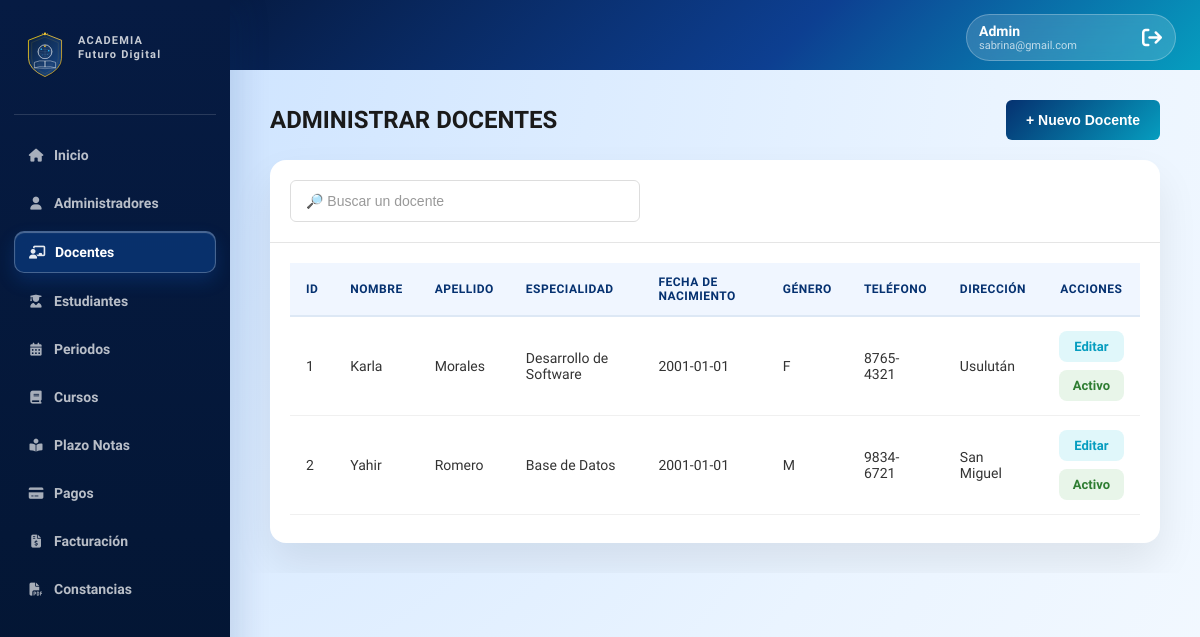
Page /admin-docentes.php (signed in) on the earlier database version.
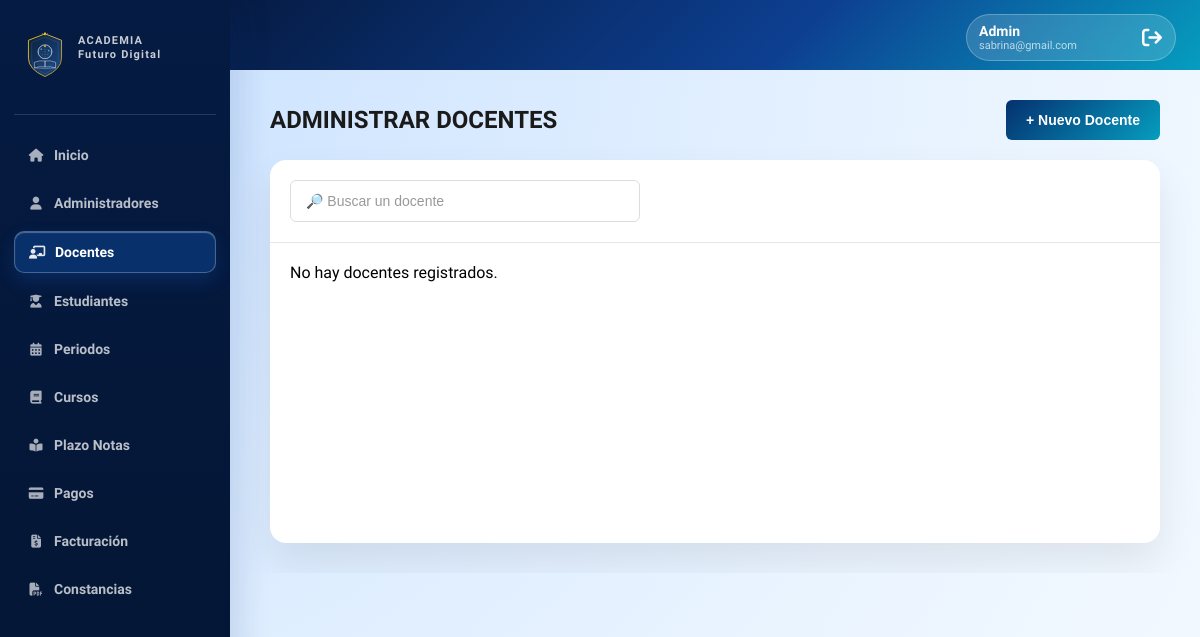
Same page on the later database version.
### tables this page shows
CREATE TABLE `docentes` (
  `id` int PRIMARY KEY NOT NULL AUTO_INCREMENT,
  `usuario_id` int NOT NULL,
  `especialidad` varchar(100) DEFAULT NULL,
  `fecha_nacimiento` date DEFAULT NULL,
  `genero` char(1) DEFAULT NULL,
  `salario` decimal(10,2) DEFAULT NULL,
  `telefono` varchar(20) DEFAULT NULL,
  `direccion` varchar(200) DEFAULT NULL,
  UNIQUE KEY `usuario_id` (`usuario_id`),
  CONSTRAINT `fk_docentes_1` FOREIGN KEY (`usuario_id`) REFERENCES `usuarios` (`id`)
);

CREATE TABLE `usuarios` (
  `id` int PRIMARY KEY NOT NULL AUTO_INCREMENT,
  `nombre` varchar(100) NOT NULL,
  `apellido` varchar(100) NOT NULL,
  `correo` varchar(120) NOT NULL,
  `password_hash` varchar(255) NOT NULL,
  `estado` tinyint(1) DEFAULT '1',
  `rol_id` int NOT NULL,
  UNIQUE KEY `correo` (`correo`),
  KEY `rol_id` (`rol_id`),
  CONSTRAINT `fk_usuarios_1` FOREIGN KEY (`rol_id`) REFERENCES `roles` (`id`)
);

### mostrar-tabla-docentes.php (the view)
<?php
include('includes/conexion.php');
$sql = "SELECT
    u.id AS usuario_id,
    d.id AS docente_id,
    u.nombre,
    u.apellido,
    u.correo,
    u.password_hash,
    u.estado,
    d.especialidad,
    d.fecha_nacimiento,
    d.genero,
    d.salario,
    d.telefono,
    d.direccion
    FROM docentes d
    INNER JOIN usuarios u ON d.usuario_id = u.id
    WHERE u.rol_id = 3";
$resultado = mysqli_query($conexion, $sql);
if (mysqli_num_rows($resultado) > 0 ){
?>
    <table class="data-table mobile-cards">
        <thead>
            <tr>
                <th>ID</th>
                <th>Nombre</th>
                <th>Apellido</th>
                <th>Especialidad</th>
                <th>Fecha de Nacimiento</th>
                <th>Género</th>
                <th>Teléfono</th>
                <th>Dirección</th>
                <th>Acciones</th>
            </tr>
        </thead>
        <tbody>
            <?php while($fila = mysqli_fetch_assoc($resultado)){ ?>
            <tr data-id="<?php echo $fila['usuario_id']; ?>">
                <td data-label="ID"><?php echo $fila['docente_id']; ?></td>
                <td data-label="Nombre"><?php echo htmlspecialchars($fila['nombre']); ?></td>
                <td data-label="Apellido"><?php echo htmlspecialchars($fila['apellido']); ?></td>
                <td data-label="Especialidad"><?php echo htmlspecialchars($fila['especialidad']); ?></td>
                <td data-label="Fecha Nac."><?php echo htmlspecialchars($fila['fecha_nacimiento']); ?></td>
                <td data-label="Género"><?php echo htmlspecialchars($fila['genero']); ?></td>
                <td data-label="Teléfono"><?php echo htmlspecialchars($fila['telefono']); ?></td>
                <td data-label="Dirección"><?php echo htmlspecialchars($fila['direccion']); ?></td>
                <td data-label="Acciones" class="acciones-cell">
                    <div class="acciones-texto">
                        <a
                            href="#"
                            class="link-accion abrir-modal-docente"
                            data-docente_id="<?php echo $fila['docente_id']; ?>"
                            data-usuario_id="<?php echo $fila['usuario_id']; ?>"
                            data-nombre="<?php echo htmlspecialchars($fila['nombre']); ?>"
                            data-apellido="<?php echo htmlspecialchars($fila['apellido']); ?>"
                            data-especialidad="<?php echo htmlspecialchars($fila['especialidad']); ?>"
                            data-fecha_nacimiento="<?php echo htmlspecialchars($fila['fecha_nacimiento']); ?>"
                            data-genero="<?php echo htmlspecialchars($fila['genero']); ?>"
                            data-salario="<?php echo htmlspecialchars($fila['salario']); ?>"
                            data-telefono="<?php echo htmlspecialchars($fila['telefono']); ?>"
                            data-direccion="<?php echo htmlspecialchars($fila['direccion']); ?>"
                            data-correo="<?php echo htmlspecialchars($fila['correo']); ?>"
                            data-password_hash="<?php echo htmlspecialchars($fila['password_hash']); ?>"
                            data-estado="<?php echo htmlspecialchars($fila['estado']); ?>"
                            onclick="return false;"
                        >
                            Editar
                        </a>
                        <a
                            href="#"
                             class="link-accion btn-toggle-estado <?php echo ($fila['estado'] == 'Activo' || $fila['estado'] == 1) ? 'estado-activo' : 'estado-inactivo'; ?>"
                             data-usuario_id="<?php echo $fila['usuario_id']; ?>"
                        >
                            <?php echo ($fila['estado'] == 'Activo' || $fila['estado'] == 1) ? 'Activo' : 'Inactivo'; ?>
                        </a>
                    </div>
                </td>
            </tr>
            <?php } ?>
        </tbody>
    </table>
<?php
} else {
    echo '<div class="mensaje-vacio">No hay docentes registrados.</div>';
}
?>

### admin-docentes.php (shortened to what this page needs)
<!DOCTYPE html>
<html lang="es">
<head>
    <link rel="stylesheet" href="https://cdnjs.cloudflare.com/ajax/libs/font-awesome/6.4.0/css/all.min.css">
    <link rel="stylesheet" href="css/stylesAdmin.css">
</head>
<body class="raleway-all">
    <header class="header">
        <nav class="nav">
            <a href="./admin-inicio.php" class="btn-nav">Inicio</a>
            <a href="./admin-admins.php" class="btn-nav">Administradores</a>
            <a href="./admin-docentes.php" class="btn-nav active">Docentes</a>
            <a href="./admin-estudiantes.php" class="btn-nav">Estudiantes</a>
            <a href="./admin-periodos.php" class="btn-nav">Periodos</a>
            <a href="./admin-cursos.php" class="btn-nav">Cursos</a>
            <a href="./admin-plazo.php" class="btn-nav">Plazo Notas</a>
            <a href="./admin-pagos.php" class="btn-nav">Pagos</a>
            <a href="./admin-facturacion.php" class="btn-nav">Facturación</a>
            <a href="./admin-constancias.php" class="btn-nav">Constancias</a>
            <a href="includes/logout.php" style="text-decoration:none;">
                <div class="user-profile">
                    <div class="user-info">
                        <span class="user-role">Admin</span>
                        <span class="user-email"><?php echo $_SESSION["usuario"]; ?></span>
                    </div>
                    <i class="fas fa-arrow-right-from-bracket logout-icon"></i>
                </div>
            </a>
        </nav>
    </header>
    <main class="main">
        <div class="page-header">
            <h1 class="titulo">ADMINISTRAR DOCENTES</h1>
            <button class="btn-nuevo">+ Nuevo Docente</button>
        </div>
        <div class="card">
            <div class="toolbar">
                <input type="text" id="buscador-docente" placeholder="🔎 Buscar un docente" class="input-buscar">
            </div>
            <div class="tabla-placeholder">
                <?php include('mostrar-tabla-docentes.php'); ?>
            </div>
        </div>
    </main>
</body>
</html>

Differences in the rows shown:
removed docentes: id "1", usuario.nombre "Karla", usuario.apellido "Morales", especialidad "Desarrollo de Software", fecha_nacimiento "2001-01-01", genero "F", telefono "8765-4321", direccion "Usulután"
removed docentes: id "2", usuario.nombre "Yahir", usuario.apellido "Romero", especialidad "Base de Datos", fecha_nacimiento "2001-01-01", genero "M", telefono "9834-6721", direccion "San Miguel"
Other differences:
text no longer shown: "ID NOMBRE APELLIDO ESPECIALIDAD FECHA DE NACIMIENTO GÉNERO TELÉFONO DIRECCIÓN ACCIONES"
text now shown: "No hay docentes registrados."
